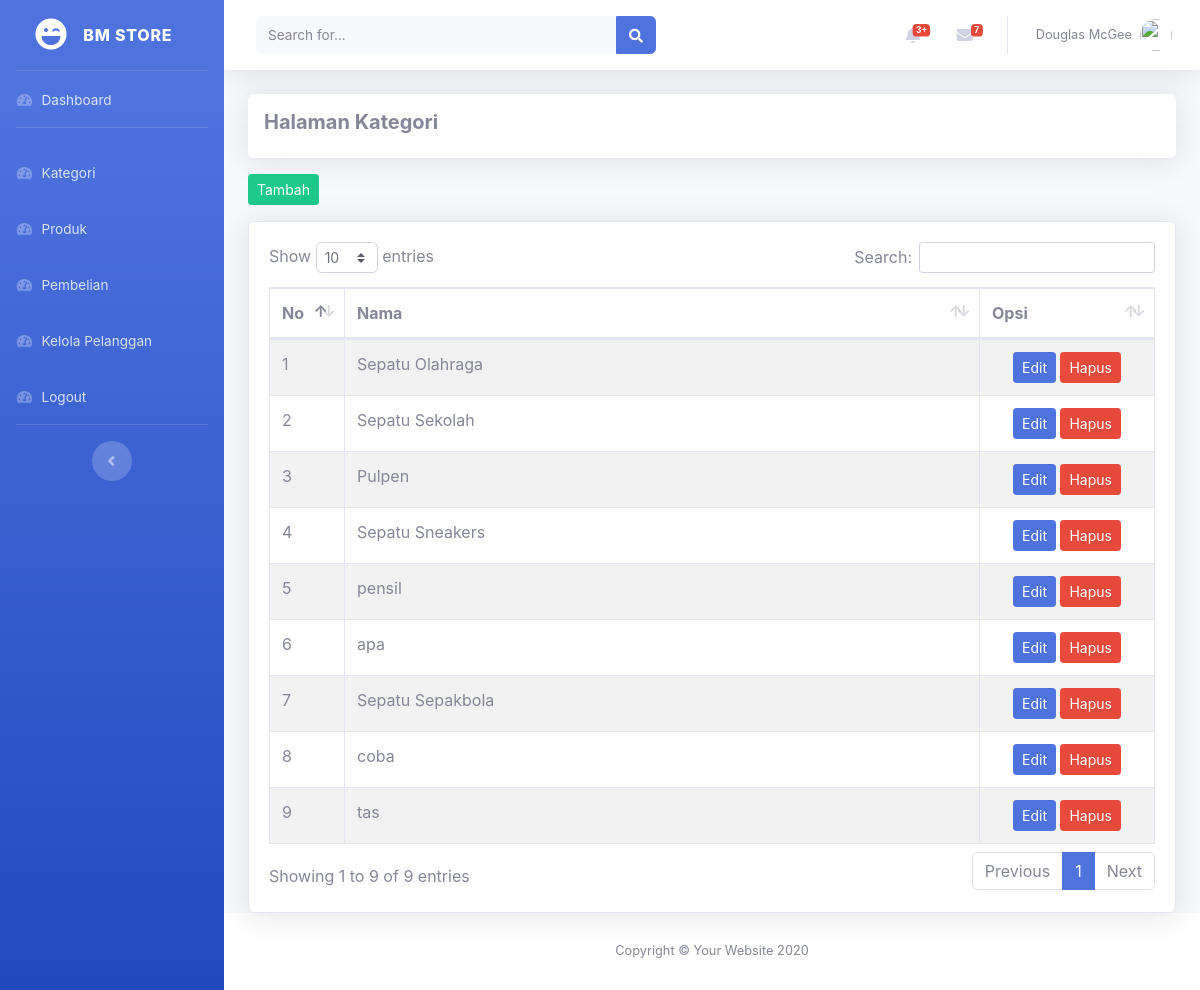
Screenshot of /admin/index.php?halaman=kategori (signed in) with the database file from the repository.
### tables this page shows
CREATE TABLE `kategori` (
  `id_kategori` int(11) NOT NULL,
  `nama_kategori` varchar(100) NOT NULL
);

### admin/kategori.php (the view)
<div class="shadow p-3 mb-3 bg-white rounded">
    <h5><b>Halaman Kategori</b></h5>
</div>
<?php
$kategori = array();
$ambil = $koneksi->query("SELECT * FROM kategori");
while($pecah = $ambil->fetch_assoc())
{
    $kategori[] = $pecah;
}
?>
<a href="index.php?halaman=tambah_kategori" class="btn btn-sm btn-success">Tambah</a>
<div class="card shadow bg-white mt-3">
    <div class="card-body">
        <table class="table table-bordered table-hover table-striped" id="tables">
            <thead>
                <tr>
                    <th>No</th>
                    <th>Nama</th>
                    <th>Opsi</th>
                </tr>
            </thead>
            <tbody>
                <?php foreach ($kategori as $key => $value): ?>
                <tr>
                    <td width="50"><?php echo $key+1 ?></td>
                    <td><?php echo $value['nama_kategori']; ?></td>
                    <td class ="text-center" width="150">
                        <a href="index.php?halaman=edit_kategori&id=<?php echo $value['id_kategori']; ?>" class="btn btn-sm btn-primary">Edit</a>
                        <a href="index.php?halaman=hapus_kategori&id=<?php echo $value['id_kategori']; ?>" class="btn btn-sm btn-danger">Hapus</a>
                    </td>
                </tr>
                <?php endforeach ?>
            </tbody>
        </table>
    </div>
</div>

### rows the page displays
kategori: nama_kategori "Sepatu Olahraga"
kategori: nama_kategori "Sepatu Sekolah"
kategori: nama_kategori "Pulpen"
kategori: nama_kategori "Sepatu Sneakers"
kategori: nama_kategori "pensil"
kategori: nama_kategori "apa"
kategori: nama_kategori "Sepatu Sepakbola"
kategori: nama_kategori "coba"
kategori: nama_kategori "tas"
